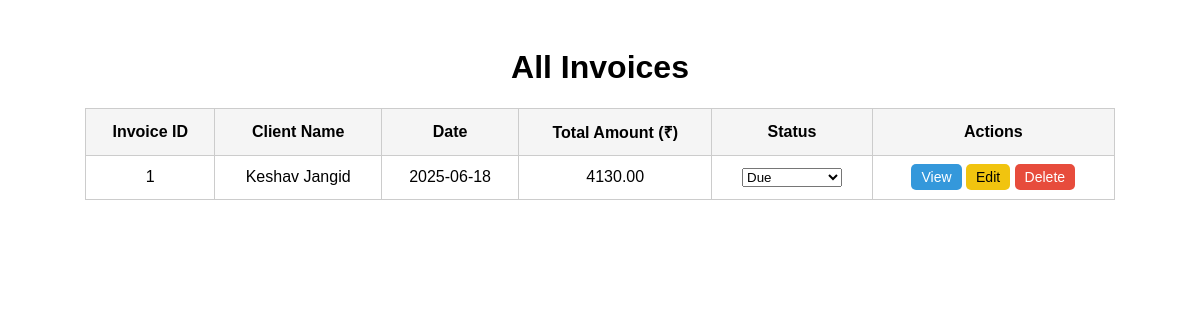
Page /invoices on the committed database.
### models.py (models this page shows)
class Invoice(db.Model):
    id = db.Column(db.Integer, primary_key=True)
    client_id = db.Column(db.Integer, db.ForeignKey('client.id'), nullable=False)
    date = db.Column(db.String(20))
    total_amount = db.Column(db.Float)
    payment_status = db.Column(db.String(20))
    client = db.relationship('Client', backref=db.backref('invoices', lazy=True))

class Client(db.Model):
    id = db.Column(db.Integer, primary_key = True)
    name = db.Column(db.String(100))
    email = db.Column(db.String(100))
    phone = db.Column(db.String(20))
    company = db.Column(db.String(100))
    notes = db.Column(db.Text)

### app.py (the view)
@app.route('/invoices')
def invoices():
    all_invoices = Invoice.query.all()
    return render_template('invoices.html', invoices = all_invoices)

### templates/invoices.html (shortened to what this page needs)
<!DOCTYPE html>
<html>
<head>
</head>
<body>
    <h1>All Invoices</h1>
    <table>
        <thead>
            <tr>
                <th>Invoice ID</th>
                <th>Client Name</th>
                <th>Date</th>
                <th>Total Amount (₹)</th>
                <th>Status</th>
                <th>Actions</th>
            </tr>
        </thead>
        <tbody>
            {% for invoice in invoices %}
            <tr>
                <td>{{ invoice.id }}</td>
                <td>{{ invoice.client.name }}</td>
                <td>{{ invoice.date }}</td>
                <td>{{ "%.2f"|format(invoice.total_amount * 1.18) }}</td>
                <td>
                    <form method="POST" action="{{ url_for('update_invoice_status', invoice_id=invoice.id) }}">
                        <select name="status" onchange="this.form.submit()">
                            <option value="Due" {% if invoice.payment_status=='Due' %}selected{% endif %}>Due</option>
                        </select>
                    </form>
                </td>
                <td>
                    <a href="{{ url_for('view_invoice', invoice_id=invoice.id) }}" class="button view-btn">View</a>
                    <a href="{{ url_for('edit_invoice', invoice_id=invoice.id) }}" class="button edit-btn">Edit</a>
                    <a href="{{ url_for('delete_invoice', invoice_id=invoice.id) }}" class="button delete-btn"
                        onclick="return confirm('Are you sure you want to delete this invoice?');">Delete</a>
                </td>
            </tr>
            {% endfor %}
        </tbody>
    </table>
</body>
</html>

### templates/invoices.html (style rules this page uses)
body { font-family: Arial, sans-serif; padding: 20px; }
h1 { text-align: center; }
table { width: 90%; margin: auto; border-collapse: collapse; }
th, td { padding: 12px; border: 1px solid #ccc; text-align: center; }
th { background-color: #f5f5f5; }
a.button { padding: 5px 10px; text-decoration: none; border-radius: 5px; font-size: 14px; }
.view-btn { background-color: #3498db; color: white; }
.edit-btn { background-color: #f1c40f; color: black; }
.delete-btn { background-color: #e74c3c; color: white; }

### rows in the picture
Invoice: id "1", client.name "Keshav Jangid", date "2025-06-18", invoice.total_amount*1.18 "4130.00", status "Due"
